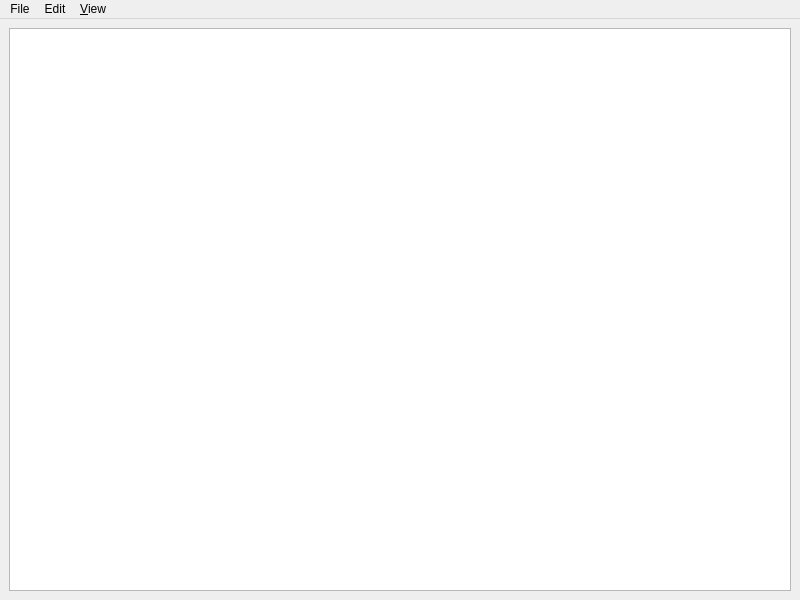
<?xml version="1.0" encoding="UTF-8"?>
<ui version="4.0">
 <class>CTextViewerWindow</class>
 <widget class="QMainWindow" name="CTextViewerWindow">
  <property name="geometry">
   <rect>
    <x>0</x>
    <y>0</y>
    <width>800</width>
    <height>600</height>
   </rect>
  </property>
  <property name="windowTitle">
   <string>Text viewer</string>
  </property>
  <property name="windowIcon">
   <iconset resource="icons.qrc">
    <normaloff>:/main_icon</normaloff>:/main_icon</iconset>
  </property>
  <widget class="QWidget" name="centralwidget">
   <layout class="QVBoxLayout" name="verticalLayout">
    <item>
     <widget class="QTextBrowser" name="textBrowser">
      <property name="textInteractionFlags">
       <set>Qt::LinksAccessibleByKeyboard|Qt::LinksAccessibleByMouse|Qt::TextBrowserInteraction|Qt::TextSelectableByKeyboard|Qt::TextSelectableByMouse</set>
      </property>
      <property name="openExternalLinks">
       <bool>true</bool>
      </property>
     </widget>
    </item>
   </layout>
  </widget>
  <widget class="QMenuBar" name="menubar">
   <property name="geometry">
    <rect>
     <x>0</x>
     <y>0</y>
     <width>800</width>
     <height>21</height>
    </rect>
   </property>
   <widget class="QMenu" name="menuView">
    <property name="title">
     <string>&amp;View</string>
    </property>
    <addaction name="actionSystemLocale"/>
    <addaction name="actionUTF_16"/>
    <addaction name="actionUTF_8"/>
    <addaction name="actionHTML_RTF"/>
   </widget>
   <widget class="QMenu" name="menuEdit">
    <property name="title">
     <string>Edit</string>
    </property>
    <addaction name="actionFind"/>
    <addaction name="actionFind_next"/>
   </widget>
   <widget class="QMenu" name="menuFile">
    <property name="title">
     <string>File</string>
    </property>
    <addaction name="actionOpen"/>
    <addaction name="actionReload"/>
    <addaction name="separator"/>
    <addaction name="actionClose"/>
   </widget>
   <addaction name="menuFile"/>
   <addaction name="menuEdit"/>
   <addaction name="menuView"/>
  </widget>
  <action name="actionSystemLocale">
   <property name="checkable">
    <bool>true</bool>
   </property>
   <property name="text">
    <string>&amp;System locale</string>
   </property>
   <property name="shortcut">
    <string>1</string>
   </property>
  </action>
  <action name="actionUTF_8">
   <property name="checkable">
    <bool>true</bool>
   </property>
   <property name="text">
    <string>UTF-&amp;8</string>
   </property>
   <property name="shortcut">
    <string>3</string>
   </property>
  </action>
  <action name="actionUTF_16">
   <property name="checkable">
    <bool>true</bool>
   </property>
   <property name="text">
    <string>UTF-1&amp;6</string>
   </property>
   <property name="shortcut">
    <string>2</string>
   </property>
  </action>
  <action name="actionHTML_RTF">
   <property name="checkable">
    <bool>true</bool>
   </property>
   <property name="checked">
    <bool>false</bool>
   </property>
   <property name="text">
    <string>&amp;HTML/RTF</string>
   </property>
   <property name="shortcut">
    <string>4</string>
   </property>
  </action>
  <action name="actionOpen">
   <property name="text">
    <string>Open...</string>
   </property>
   <property name="shortcut">
    <string>Ctrl+O</string>
   </property>
  </action>
  <action name="actionReload">
   <property name="text">
    <string>Reload</string>
   </property>
   <property name="shortcut">
    <string>F2</string>
   </property>
  </action>
  <action name="actionClose">
   <property name="text">
    <string>Close</string>
   </property>
   <property name="shortcut">
    <string>Esc</string>
   </property>
  </action>
  <action name="actionFind">
   <property name="text">
    <string>Find...</string>
   </property>
   <property name="shortcut">
    <string>Ctrl+F</string>
   </property>
  </action>
  <action name="actionFind_next">
   <property name="text">
    <string>Find next</string>
   </property>
   <property name="shortcut">
    <string>F3</string>
   </property>
  </action>
 </widget>
 <resources>
  <include location="icons.qrc"/>
 </resources>
 <connections/>
</ui>
